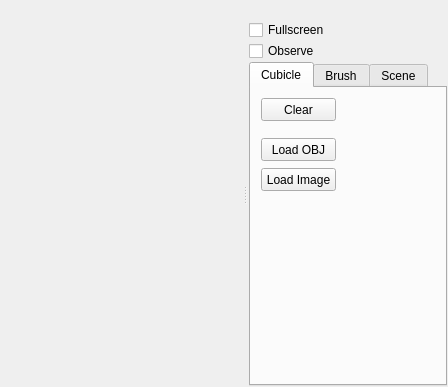
<?xml version="1.0" encoding="UTF-8"?>
<ui version="4.0">
 <class>MainWindow</class>
 <widget class="QMainWindow" name="MainWindow">
  <property name="geometry">
   <rect>
    <x>0</x>
    <y>0</y>
    <width>448</width>
    <height>387</height>
   </rect>
  </property>
  <property name="windowTitle">
   <string>MainWindow</string>
  </property>
  <widget class="QWidget" name="centralWidget">
   <layout class="QHBoxLayout" name="horizontalLayout">
    <property name="spacing">
     <number>0</number>
    </property>
    <property name="margin">
     <number>0</number>
    </property>
    <item>
     <widget class="GLWidget" name="glwidget" native="true"/>
    </item>
   </layout>
  </widget>
  <widget class="QDockWidget" name="dockWidget">
   <property name="minimumSize">
    <size>
     <width>200</width>
     <height>103</height>
    </size>
   </property>
   <property name="features">
    <set>QDockWidget::DockWidgetMovable</set>
   </property>
   <attribute name="dockWidgetArea">
    <number>2</number>
   </attribute>
   <widget class="QWidget" name="dockWidgetContents">
    <layout class="QVBoxLayout" name="verticalLayout">
     <property name="spacing">
      <number>1</number>
     </property>
     <property name="margin">
      <number>1</number>
     </property>
     <item>
      <widget class="QCheckBox" name="fullscreen">
       <property name="text">
        <string>Fullscreen</string>
       </property>
      </widget>
     </item>
     <item>
      <widget class="QCheckBox" name="checkBox">
       <property name="text">
        <string>Observe</string>
       </property>
      </widget>
     </item>
     <item>
      <widget class="QTabWidget" name="tabWidget">
       <property name="currentIndex">
        <number>0</number>
       </property>
       <widget class="QWidget" name="tab">
        <attribute name="title">
         <string>Cubicle</string>
        </attribute>
        <widget class="QPushButton" name="pushButton">
         <property name="geometry">
          <rect>
           <x>10</x>
           <y>10</y>
           <width>75</width>
           <height>23</height>
          </rect>
         </property>
         <property name="text">
          <string>Clear</string>
         </property>
        </widget>
        <widget class="QPushButton" name="pushButton_2">
         <property name="geometry">
          <rect>
           <x>10</x>
           <y>50</y>
           <width>75</width>
           <height>23</height>
          </rect>
         </property>
         <property name="text">
          <string>Load OBJ</string>
         </property>
        </widget>
        <widget class="QPushButton" name="pushButton_3">
         <property name="geometry">
          <rect>
           <x>10</x>
           <y>80</y>
           <width>75</width>
           <height>23</height>
          </rect>
         </property>
         <property name="text">
          <string>Load Image</string>
         </property>
        </widget>
       </widget>
       <widget class="QWidget" name="tab_2">
        <attribute name="title">
         <string>Brush</string>
        </attribute>
        <widget class="QPushButton" name="pushButton_4">
         <property name="geometry">
          <rect>
           <x>10</x>
           <y>10</y>
           <width>75</width>
           <height>23</height>
          </rect>
         </property>
         <property name="text">
          <string>Load brush</string>
         </property>
        </widget>
        <widget class="QGraphicsView" name="graphicsView">
         <property name="geometry">
          <rect>
           <x>110</x>
           <y>10</y>
           <width>51</width>
           <height>51</height>
          </rect>
         </property>
        </widget>
        <widget class="QWidget" name="">
         <property name="geometry">
          <rect>
           <x>9</x>
           <y>40</y>
           <width>76</width>
           <height>22</height>
          </rect>
         </property>
         <layout class="QHBoxLayout" name="horizontalLayout_2">
          <item>
           <widget class="QLabel" name="label">
            <property name="text">
             <string>Size</string>
            </property>
           </widget>
          </item>
          <item>
           <widget class="QDoubleSpinBox" name="doubleSpinBox"/>
          </item>
         </layout>
        </widget>
        <widget class="QWidget" name="">
         <property name="geometry">
          <rect>
           <x>10</x>
           <y>70</y>
           <width>84</width>
           <height>22</height>
          </rect>
         </property>
         <layout class="QHBoxLayout" name="horizontalLayout_3">
          <item>
           <widget class="QLabel" name="label_2">
            <property name="text">
             <string>Force</string>
            </property>
           </widget>
          </item>
          <item>
           <widget class="QDoubleSpinBox" name="doubleSpinBox_2"/>
          </item>
         </layout>
        </widget>
       </widget>
       <widget class="QWidget" name="tab_3">
        <attribute name="title">
         <string>Scene</string>
        </attribute>
        <widget class="QPushButton" name="pushButton_5">
         <property name="geometry">
          <rect>
           <x>10</x>
           <y>10</y>
           <width>75</width>
           <height>23</height>
          </rect>
         </property>
         <property name="text">
          <string>Save As</string>
         </property>
        </widget>
        <widget class="QPushButton" name="pushButton_6">
         <property name="geometry">
          <rect>
           <x>10</x>
           <y>40</y>
           <width>75</width>
           <height>23</height>
          </rect>
         </property>
         <property name="text">
          <string>Export</string>
         </property>
        </widget>
       </widget>
      </widget>
     </item>
    </layout>
   </widget>
  </widget>
  <action name="actionLoad">
   <property name="text">
    <string>Load</string>
   </property>
  </action>
  <action name="actionSave_as">
   <property name="text">
    <string>Save as</string>
   </property>
  </action>
  <action name="actionExit">
   <property name="text">
    <string>Exit</string>
   </property>
  </action>
  <action name="actionFullscreen">
   <property name="text">
    <string>Fullscreen</string>
   </property>
  </action>
 </widget>
 <layoutdefault spacing="6" margin="11"/>
 <customwidgets>
  <customwidget>
   <class>GLWidget</class>
   <extends>QWidget</extends>
   <header>glwidget.h</header>
  </customwidget>
 </customwidgets>
 <resources/>
 <connections/>
</ui>
